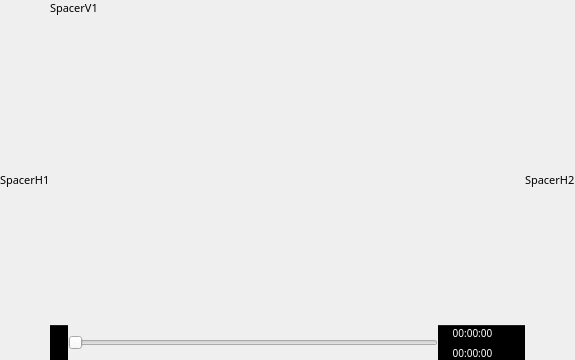
<?xml version="1.0" encoding="UTF-8"?>
<ui version="4.0">
 <class>wgt_QVideoPlayer</class>
 <widget class="QWidget" name="wgt_QVideoPlayer">
  <property name="geometry">
   <rect>
    <x>0</x>
    <y>0</y>
    <width>575</width>
    <height>360</height>
   </rect>
  </property>
  <property name="font">
   <font>
    <family>Sans Serif</family>
    <pointsize>8</pointsize>
   </font>
  </property>
  <property name="windowTitle">
   <string notr="true">Form</string>
  </property>
  <layout class="QHBoxLayout" name="horizontalLayout">
   <property name="spacing">
    <number>0</number>
   </property>
   <property name="margin">
    <number>0</number>
   </property>
   <item>
    <widget class="QLabel" name="SpacerH1">
     <property name="text">
      <string notr="true">SpacerH1</string>
     </property>
    </widget>
   </item>
   <item>
    <layout class="QVBoxLayout" name="verticalLayout">
     <property name="spacing">
      <number>0</number>
     </property>
     <property name="margin">
      <number>0</number>
     </property>
     <item>
      <widget class="QLabel" name="SpacerV1">
       <property name="text">
        <string notr="true">SpacerV1</string>
       </property>
      </widget>
     </item>
     <item>
      <widget class="QMovieLabel" name="MovieFrame">
       <property name="sizePolicy">
        <sizepolicy hsizetype="Expanding" vsizetype="Expanding">
         <horstretch>0</horstretch>
         <verstretch>0</verstretch>
        </sizepolicy>
       </property>
       <property name="text">
        <string notr="true"/>
       </property>
       <property name="scaledContents">
        <bool>false</bool>
       </property>
      </widget>
     </item>
     <item>
      <layout class="QHBoxLayout" name="SliderLayout">
       <property name="spacing">
        <number>0</number>
       </property>
       <property name="margin">
        <number>0</number>
       </property>
       <item>
        <widget class="QToolButton" name="VideoPlayerPlayPauseBT">
         <property name="sizePolicy">
          <sizepolicy hsizetype="Preferred" vsizetype="Preferred">
           <horstretch>0</horstretch>
           <verstretch>0</verstretch>
          </sizepolicy>
         </property>
         <property name="toolTip">
          <string extracomment="Tooltip in dialog box">Click to start play, click again to pause the movie</string>
         </property>
         <property name="styleSheet">
          <string notr="true">QToolButton { /* all types of tool button */
 	 background: black;
     border-top: 1px solid #202020;
     border-bottom: 0px;
     border-left: 0px;
     border-right: 0px;
     border-radius: 0px;
     background-color: black;
 }

 QToolButton[popupMode=&quot;1&quot;] { /* only for MenuButtonPopup */
     padding-right: 10px; /* make way for the popup button */
 }

 QToolButton:pressed {
     background-color: black;
 }</string>
         </property>
         <property name="text">
          <string notr="true">...</string>
         </property>
         <property name="icon">
          <iconset resource="../../RSCffDiaporama.qrc">
           <normaloff>:/img/player_play.png</normaloff>:/img/player_play.png</iconset>
         </property>
         <property name="iconSize">
          <size>
           <width>24</width>
           <height>24</height>
          </size>
         </property>
        </widget>
       </item>
       <item>
        <widget class="QCustomRuller" name="CustomRuller">
         <property name="sizePolicy">
          <sizepolicy hsizetype="Expanding" vsizetype="Preferred">
           <horstretch>0</horstretch>
           <verstretch>0</verstretch>
          </sizepolicy>
         </property>
         <property name="orientation">
          <enum>Qt::Horizontal</enum>
         </property>
        </widget>
       </item>
       <item>
        <layout class="QVBoxLayout" name="verticalLayout_2">
         <property name="spacing">
          <number>0</number>
         </property>
         <property name="margin">
          <number>0</number>
         </property>
         <item>
          <widget class="QLabel" name="Position">
           <property name="sizePolicy">
            <sizepolicy hsizetype="Preferred" vsizetype="Preferred">
             <horstretch>0</horstretch>
             <verstretch>0</verstretch>
            </sizepolicy>
           </property>
           <property name="font">
            <font>
             <pointsize>-1</pointsize>
            </font>
           </property>
           <property name="styleSheet">
            <string notr="true">background: black;
subcontrol-origin: padding;
subcontrol-position: top right;
padding: 0px;
spacing: 2px;
border-top: 1px solid #202020;
border-bottom: 0px;
border-left: 0px;
border-right: 0px;
color: white;
font-size: 10px;
</string>
           </property>
           <property name="frameShape">
            <enum>QFrame::NoFrame</enum>
           </property>
           <property name="frameShadow">
            <enum>QFrame::Sunken</enum>
           </property>
           <property name="lineWidth">
            <number>0</number>
           </property>
           <property name="text">
            <string notr="true">00:00:00</string>
           </property>
           <property name="alignment">
            <set>Qt::AlignCenter</set>
           </property>
          </widget>
         </item>
         <item>
          <widget class="QProgressBar" name="BufferState">
           <property name="sizePolicy">
            <sizepolicy hsizetype="Preferred" vsizetype="Fixed">
             <horstretch>0</horstretch>
             <verstretch>0</verstretch>
            </sizepolicy>
           </property>
           <property name="minimumSize">
            <size>
             <width>0</width>
             <height>6</height>
            </size>
           </property>
           <property name="maximumSize">
            <size>
             <width>16777215</width>
             <height>6</height>
            </size>
           </property>
           <property name="font">
            <font>
             <family>Sans Serif</family>
             <pointsize>1</pointsize>
            </font>
           </property>
           <property name="styleSheet">
            <string notr="true">QProgressBar:horizontal {
border: 0px;
border-radius: 0px;
background: black;
padding-top: 1px;
padding-bottom: 2px;
padding-left: 1px;
padding-right: 1px;
}
QProgressBar::chunk:horizontal {
background: red;
}</string>
           </property>
           <property name="maximum">
            <number>5</number>
           </property>
           <property name="value">
            <number>0</number>
           </property>
           <property name="textVisible">
            <bool>false</bool>
           </property>
           <property name="format">
            <string notr="true"/>
           </property>
          </widget>
         </item>
         <item>
          <widget class="QLabel" name="Duration">
           <property name="sizePolicy">
            <sizepolicy hsizetype="Preferred" vsizetype="Preferred">
             <horstretch>0</horstretch>
             <verstretch>0</verstretch>
            </sizepolicy>
           </property>
           <property name="font">
            <font>
             <pointsize>-1</pointsize>
            </font>
           </property>
           <property name="styleSheet">
            <string notr="true">background: black;
subcontrol-origin: padding;
subcontrol-position: top right;
padding: 0px;
spacing: 2px;
border-top: 0px;
border-bottom: 0px;
border-left: 0px;
border-right: 0px;
color: white;
font-size: 10px;
</string>
           </property>
           <property name="frameShadow">
            <enum>QFrame::Sunken</enum>
           </property>
           <property name="lineWidth">
            <number>0</number>
           </property>
           <property name="text">
            <string notr="true">00:00:00</string>
           </property>
           <property name="alignment">
            <set>Qt::AlignCenter</set>
           </property>
          </widget>
         </item>
        </layout>
       </item>
       <item>
        <widget class="QToolButton" name="VideoPlayerSaveImageBT">
         <property name="sizePolicy">
          <sizepolicy hsizetype="Preferred" vsizetype="Preferred">
           <horstretch>0</horstretch>
           <verstretch>0</verstretch>
          </sizepolicy>
         </property>
         <property name="toolTip">
          <string extracomment="Tooltip in dialog box">Save this image of the movie</string>
         </property>
         <property name="styleSheet">
          <string notr="true">QToolButton { /* all types of tool button */
 	 background: black;
     border-top: 1px solid #202020;
     border-bottom: 0px;
     border-left: 0px;
     border-right: 0px;
     border-radius: 0px;
     background-color: black;
 }

 QToolButton[popupMode=&quot;1&quot;] { /* only for MenuButtonPopup */
     padding-right: 10px; /* make way for the popup button */
 }

 QToolButton:pressed {
     background-color: black;
 }</string>
         </property>
         <property name="text">
          <string notr="true">...</string>
         </property>
         <property name="icon">
          <iconset resource="../../RSCffDiaporama.qrc">
           <normaloff>:/img/Camera.png</normaloff>:/img/Camera.png</iconset>
         </property>
         <property name="iconSize">
          <size>
           <width>24</width>
           <height>24</height>
          </size>
         </property>
        </widget>
       </item>
      </layout>
     </item>
    </layout>
   </item>
   <item>
    <widget class="QLabel" name="SpacerH2">
     <property name="text">
      <string notr="true">SpacerH2</string>
     </property>
    </widget>
   </item>
  </layout>
 </widget>
 <customwidgets>
  <customwidget>
   <class>QMovieLabel</class>
   <extends>QLabel</extends>
   <header>wgt_QVideoPlayer.h</header>
  </customwidget>
  <customwidget>
   <class>QCustomRuller</class>
   <extends>QSlider</extends>
   <header>../engine/QCustomRuller.h</header>
  </customwidget>
 </customwidgets>
 <resources>
  <include location="../../RSCffDiaporama.qrc"/>
 </resources>
 <connections/>
</ui>
